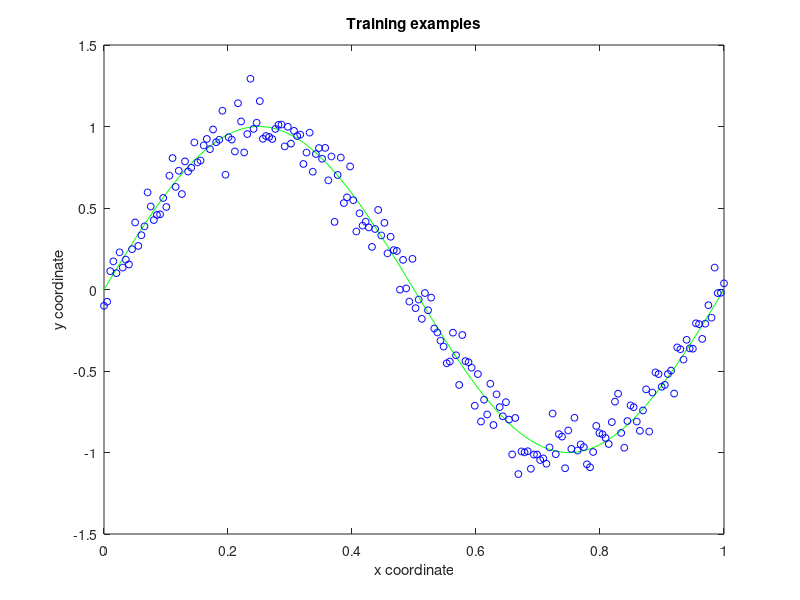

Recreate this plot in MATLAB. (Note: this script raises an error after producing the figure.)
% This program generates data set D 

clear all;
close all;
clc;

%----------Generating Training data----------------------------------
mu = 0;
sigma = 0.1;
L = 200;

E = sigma*randn(L,1)+mu;

M = 200;    % number of rows
N = 2;      % number of columns

D = zeros(M,N); % data set matrix

for i = 1:M
    for j = 1:N
        if j == 1
            D(i,1) = (i-1)/(M-1);
        else
            D(i,2) = sin(2*pi*D(i,1)) + E(i);
        end
    end
end
%----------------------Generating sine with data------------------------
sine = sin(2 * pi * D(:,1));
plot(D(:,1),sine,'-','MarkerSize',10,'color','g');
hold on;
plot(D(:,1),D(:,2),'o','MarkerSize',5,'color','b');          
title('Training examples');
xlabel('x coordinate');
ylabel('y coordinate');
hold off;
%-----------------------------------------------------------------------

shuffle = D(randperm(size(D,1)),:); % Shuffling data for random selection

%output_mse = zeros(125,4);
data_size = [10 50 100 150 200];
lambda = [0 0.01 0.02 0.2 0.26];
order = [0 1 3 4 9];
x = 1; %output incrementer

for i = 1:5 %loop for lambda
    
    for j = 1:5 %loop for size
        

        for k = 1:5 %loop for order
            
            X = shuffle(1:data_size(j), 1); %---------------Training set X size
            Y = shuffle(1:data_size(j), 2); %---------------Training set Y size
            %sine = sin(2 * pi * X);
            m = length(Y); % training set size
            %----------------------------------------------------------------------



            %--------------------testing data prep---------------------------------
            Xtrain = shuffle(1:199,1);
            Xtest = Xtrain + (1/(2*(M-1)));
            Ytest = sin(2*pi*Xtest);
            mtest = length(Ytest);
            %----------------------------------------------------------------------



            %----------------Setting Model Parameters------------------------------

            ORDER = order(k);
            l = lambda(i);

            theta = zeros(ORDER+1,1); %-------------------initial weight
            
            %X = [ones(m,1) X X.^2 X.^3];%--------Polynomial feature sizing
            X = poly(X,ORDER);
            %Xtest = [ones(mtest,1) Xtest Xtest.^2 Xtest.^3];
            Xtest = poly(Xtest,ORDER);
            %---------------------------------------------------------------------



            %-------------------Running Normal Equation---------------------------
            theta = normalEqn(X,Y,l);
            %hold on;
            %plot(X(:,2), X * theta, 'o','Color','red');
            %plot(Xtest(:,2), Xtest * theta, 'o','Color','red');
            %legend('testing data', 'Linear regression')
            %hold off;
            %---------------------------------------------------------------------



            %-----------------------Computing MSE---------------------------------
            MSE_train = computeCost(X, Y, theta);
            MSE_test = computeCost(Xtest, Ytest, theta);
            output(x,:) = [l ORDER data_size(j) MSE_train];
            output_test(x,:) = [l ORDER data_size(j) MSE_test];
            x = x + 1;
            
        end
    end
end
            %---------------------------------------------------------------------

l1_table = sortrows(output(1:25,:),2);
l2_table = sortrows(output(26:50,:),2);
l3_table = sortrows(output(51:75,:),2);
l4_table = sortrows(output(76:100,:),2);
l5_table = sortrows(output(101:125,:),2);

l1_table_test = sortrows(output_test(1:25,:),2);
l2_table_test = sortrows(output_test(26:50,:),2);
l3_table_test = sortrows(output_test(51:75,:),2);
l4_table_test = sortrows(output_test(76:100,:),2);
l5_table_test = sortrows(output_test(101:125,:),2);

%----------------------Training Plot------------------------------------

figure(1);
hold on;

plot(l1_table(1:5,3),l1_table(1:5,4),'x-','Color','r');%order 0
plot(l1_table(6:10,3),l1_table(6:10,4),'x-','Color','g');%order 1
plot(l1_table(11:15,3),l1_table(11:15,4),'x-','Color','b');%order 3
plot(l1_table(16:20,3),l1_table(16:20,4),'x-','Color','y');%order 4
plot(l1_table(21:25,3),l1_table(21:25,4),'x-','Color','c');%order 9
title('MSE train plot Lambda = 0');
legend('Order0', 'Order1', 'Order3', 'Order4', 'Order9')
xlabel('Dataset size');
ylabel('MSE');
xticks([0 10 50 100 150 200]);

hold off;

figure(2);
hold on;

plot(l2_table(1:5,3),l2_table(1:5,4),'x-','Color','r');
plot(l2_table(6:10,3),l2_table(6:10,4),'x-','Color','g');
plot(l2_table(11:15,3),l2_table(11:15,4),'x-','Color','b');
plot(l2_table(16:20,3),l2_table(16:20,4),'x-','Color','y');
plot(l2_table(21:25,3),l2_table(21:25,4),'x-','Color','c');
title('MSE train plot Lambda = 0.01');
legend('Order0', 'Order1', 'Order3', 'Order4', 'Order9')
xlabel('Dataset size');
ylabel('MSE');
xticks([0 10 50 100 150 200]);

hold off;

figure(3);
hold on;

plot(l3_table(1:5,3),l3_table(1:5,4),'x-','Color','r');
plot(l3_table(6:10,3),l3_table(6:10,4),'x-','Color','g');
plot(l3_table(11:15,3),l3_table(11:15,4),'x-','Color','b');
plot(l3_table(16:20,3),l3_table(16:20,4),'x-','Color','y');
plot(l3_table(21:25,3),l3_table(21:25,4),'x-','Color','c');
title('MSE train plot Lambda = 0.02');
legend('Order0', 'Order1', 'Order3', 'Order4', 'Order9')
xlabel('Dataset size');
ylabel('MSE');
xticks([0 10 50 100 150 200]);

hold off;

figure(4);
hold on;

plot(l4_table(1:5,3),l4_table(1:5,4),'x-','Color','r');
plot(l4_table(6:10,3),l4_table(6:10,4),'x-','Color','g');
plot(l4_table(11:15,3),l4_table(11:15,4),'x-','Color','b');
plot(l4_table(16:20,3),l4_table(16:20,4),'x-','Color','y');
plot(l4_table(21:25,3),l4_table(21:25,4),'x-','Color','c');
title('MSE train plot Lambda = 0.2');
legend('Order0', 'Order1', 'Order3', 'Order4', 'Order9')
xlabel('Dataset size');
ylabel('MSE');
xticks([0 10 50 100 150 200]);

hold off;

figure(5);
hold on;

plot(l5_table(1:5,3),l5_table(1:5,4),'x-','Color','r');
plot(l5_table(6:10,3),l5_table(6:10,4),'x-','Color','g');
plot(l5_table(11:15,3),l5_table(11:15,4),'x-','Color','b');
plot(l5_table(16:20,3),l5_table(16:20,4),'x-','Color','y');
plot(l5_table(21:25,3),l5_table(21:25,4),'x-','Color','c');
title('MSE train plot Lambda = 0.26');
legend('Order0', 'Order1', 'Order3', 'Order4', 'Order9')
xlabel('Dataset size');
ylabel('MSE');
xticks([0 10 50 100 150 200]);

hold off;

%--------------------------Testing Plot------------------------------------

figure(6);
hold on;

plot(l1_table_test(11:15,3),l1_table_test(11:15,4),'x-','Color','b');%order 3
plot(l1_table(11:15,3),l1_table(11:15,4),'o-','Color','r');%order 3
plot(l1_table_test(21:25,3),l1_table_test(21:25,4),'x-','Color','g');%order 9
plot(l1_table(21:25,3),l1_table(21:25,4),'o-','Color','c');%order 9
title('MSE test vs train plot Lambda = 0');
legend('TestOrder3', 'TrainOrder3', 'TestOrder9', 'TrainOrder9')
xlabel('Dataset size');
ylabel('MSE');
xticks([0 10 50 100 150 200]);

hold off;

figure(7);
hold on;

plot(l2_table_test(11:15,3),l2_table_test(11:15,4),'x-','Color','b');
plot(l2_table(11:15,3),l2_table(11:15,4),'o-','Color','r');
plot(l2_table_test(21:25,3),l2_table_test(21:25,4),'x-','Color','g');
plot(l2_table(21:25,3),l2_table(21:25,4),'o-','Color','c');
title('MSE test vs train plot Lambda = 0.01');
legend('TestOrder3', 'TrainOrder3', 'TestOrder9', 'TrainOrder9')
xlabel('Dataset size');
ylabel('MSE');
xticks([0 10 50 100 150 200]);

hold off;

figure(8);
hold on;

plot(l3_table_test(11:15,3),l3_table_test(11:15,4),'x-','Color','b');
plot(l3_table(11:15,3),l3_table(11:15,4),'o-','Color','r');
plot(l3_table_test(21:25,3),l3_table_test(21:25,4),'x-','Color','g');
plot(l3_table(21:25,3),l3_table(21:25,4),'o-','Color','c');
title('MSE test vs train plot Lambda = 0.02');
legend('TestOrder3', 'TrainOrder3', 'TestOrder9', 'TrainOrder9')
xlabel('Dataset size');
ylabel('MSE');
xticks([0 10 50 100 150 200]);

hold off;

figure(9);
hold on;

plot(l4_table_test(11:15,3),l4_table_test(11:15,4),'x-','Color','b');
plot(l4_table(11:15,3),l4_table(11:15,4),'o-','Color','r');
plot(l4_table_test(21:25,3),l4_table_test(21:25,4),'x-','Color','g');
plot(l4_table(21:25,3),l4_table(21:25,4),'o-','Color','c');
title('MSE test vs train plot Lambda = 0.2');
legend('TestOrder3', 'TrainOrder3', 'TestOrder9', 'TrainOrder9')
xlabel('Dataset size');
ylabel('MSE');
xticks([0 10 50 100 150 200]);

hold off;

figure(10);
hold on;

plot(l5_table_test(11:15,3),l5_table_test(11:15,4),'x-','Color','b');
plot(l5_table(11:15,3),l5_table(11:15,4),'o-','Color','r');
plot(l5_table_test(21:25,3),l5_table_test(21:25,4),'x-','Color','g');
plot(l5_table(21:25,3),l5_table(21:25,4),'o-','Color','c');
title('MSE test vs train plot Lambda = 0.26');
legend('TestOrder3', 'TrainOrder3', 'TestOrder9', 'TrainOrder9')
xlabel('Dataset size');
ylabel('MSE');
xticks([0 10 50 100 150 200]);

hold off;
        


